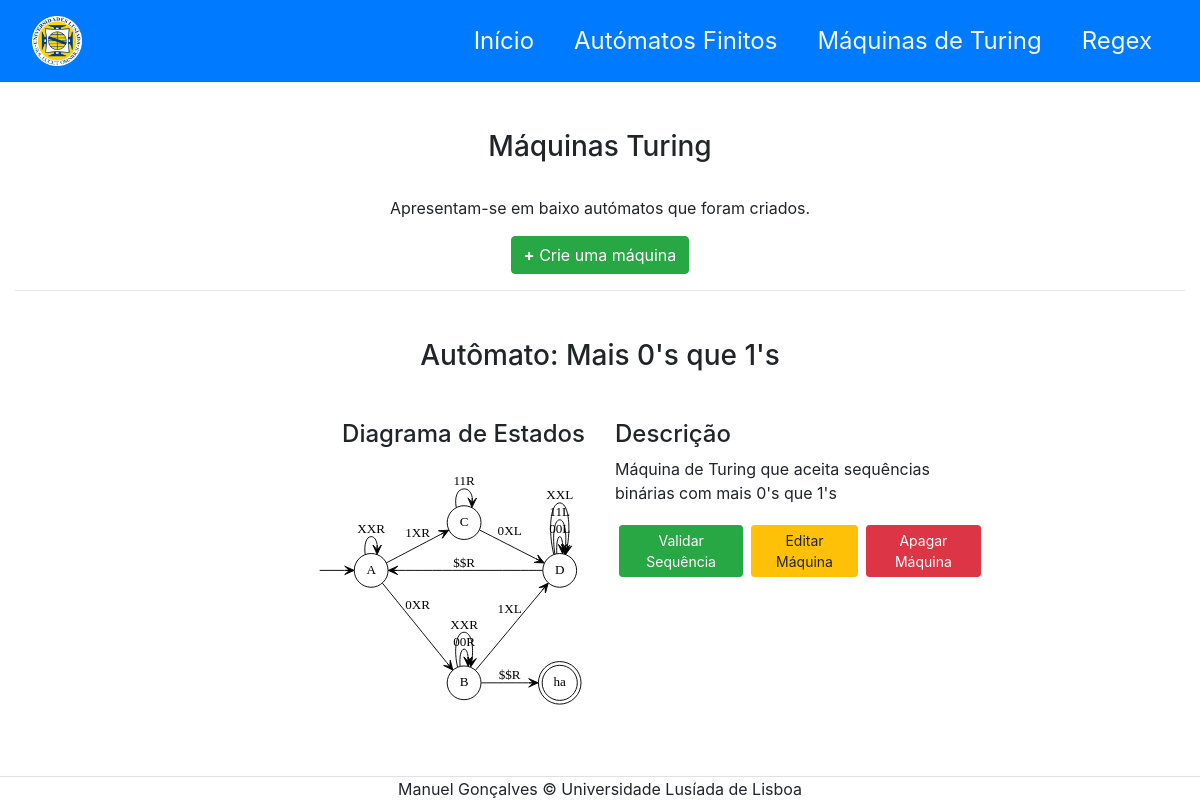
Screenshot of /maquinasTuring/ with the database file from the repository.
### website/models.py (models this page shows, shortened)
class Maquina(models.Model):
    nome = models.CharField(max_length=100)
    descricao = models.CharField(max_length=100)
    alfabeto = models.CharField(max_length=100)
    estados = models.CharField(max_length=100)
    estadoInicial = models.CharField(max_length=100)
    estadosDeAceitacao = models.CharField(max_length=100)
    dicionarioTransicao = models.CharField(max_length=1000)
    diagrama = models.CharField(max_length=100)

### website/views.py (the view)
# urls.py: path('maquinasTuring/', views.maquinasTuring, name='maquinasTuring'),
def maquinasTuring(request):
    context = {'maquinasTuring': Maquina.objects.all()}
    return render(request, 'website/turing/maquinasTuring.html', context)

### website/templates/website/turing/maquinasTuring.html (shortened to what this page needs)
{% extends 'website/layout.html' %}
{% block main %}
<main class="col-12 text-center">
    <h3>Máquinas Turing</h3>
    <br>
    <p>Apresentam-se em baixo autómatos que foram criados.</p>
    <button class="btn btn-success btn-md mx-auto"><b>+</b> Crie uma máquina</button>
        {% load static %}
            {% for maquina in maquinasTuring %}
            <hr>
            <h3 class="m-5">Autômato: {{ maquina.nome }}</h3>
            <div class="row ">
                <div class="col-12 col-md-6 text-left text-md-right">
                    <h4>Diagrama de Estados</h4>
                    <a href="{% url 'website:validarMaquina' maquina.id %}">
                        <img  src="{% static maquina.diagrama %}" alt="" width="320px">
                    </a>
                </div>
                <div class="col-12 col-md-4 text-left">
                    <h4>Descrição</h4>
                    <p>{{ maquina.descricao }}</p>
                    <div class="d-flex flex-column flex-md-row  mx-auto">
                        <a href="{% url 'website:validarMaquina' maquina.id %}" class="btn btn-success btn-sm my-1 mx-1">
                            Validar Sequência
                        </a>
                        <a href="{% url 'website:editarMaquina' maquina.id %}" class="btn btn-warning btn-sm my-1 mx-1">
                            Editar Máquina
                        </a>
                        <a href="{% url 'website:apagarMaquina' maquina.id %}" class="btn btn-danger btn-sm my-1 mx-1">
                            Apagar Máquina
                        </a>
                    </div>
                </div>
            </div>
            {% endfor %}
        </div>
{% endblock %}

### website/templates/website/layout.html (style rules this page uses)
html,body { margin: 0; padding: 0; overflow: hidden auto; }

### rows the page displays
Maquina: nome "Mais 0's que 1's", diagrama (picture), descricao "Máquina de Turing que aceita sequências binárias com mais 0's que 1's"
